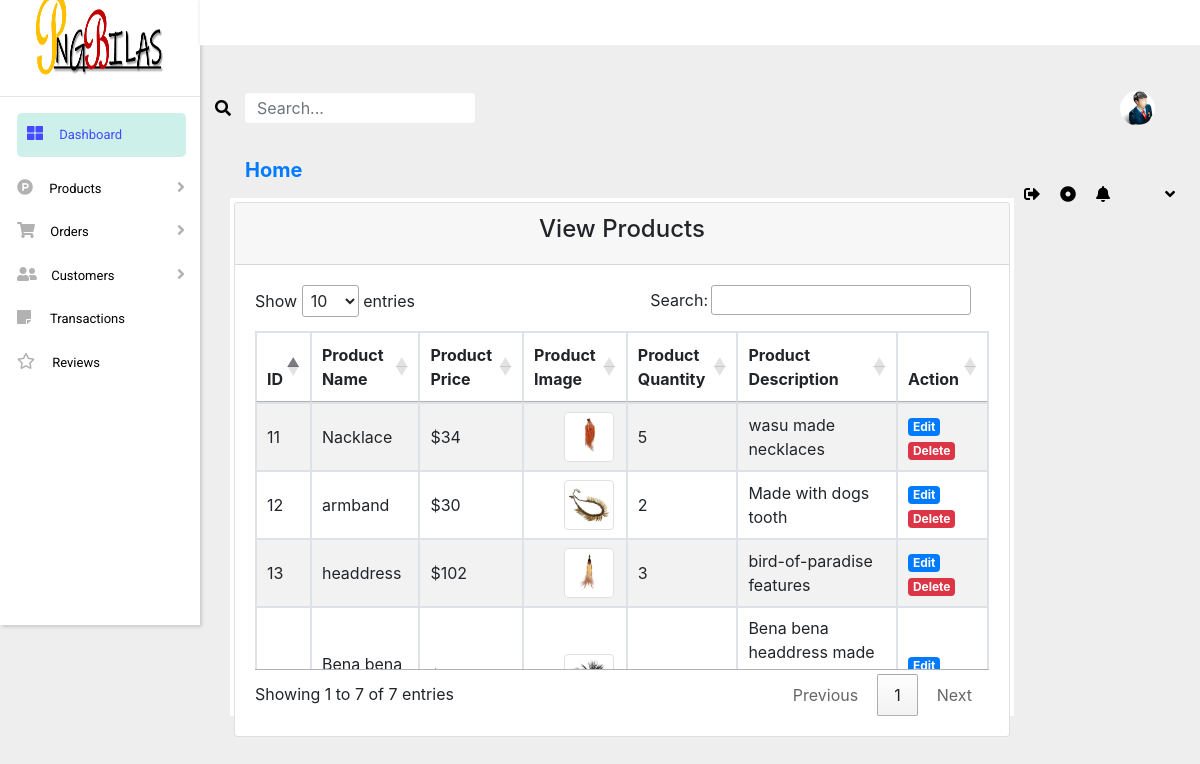
Page /admin/Index/view.php on the committed database.
### tables this page shows
CREATE TABLE `add_product` (
  `ID` int(5) NOT NULL,
  `pname` varchar(20) NOT NULL,
  `pprice` int(10) NOT NULL,
  `pimg` varchar(100) NOT NULL,
  `pquantity` int(20) NOT NULL,
  `pdesc` varchar(200) NOT NULL,
  `prating` float NOT NULL
);

### admin/Index/view.php (the view, shortened to what this page needs)
<?php
include 'include/header.php';
include 'include/sidebar.php';
include 'include/top-header.php';
?>
<div class="container-fluid body-area mt-5">
  <div class="row mt-2">
    <div class="col-md-12 col-sm-12">
      <h5 class="pt-4"><a href="/E-Commerce/ecom/admin/Index/index.php" style="text-decoration: none; font-weight: bold;">Home</a>
      </h5>
    </div>
  </div>
  <div class="row">
    <div class="col-md-12 col-sm-12 view-area mt-2 p-1">
      <div class="card">
        <div class="card-header">
          <h4 class="text-center">View Products</h4>
        </div>
        <div class="card-body">
          <table id="dtBasicExample"
            class="table table-responsive table-striped table-bordered  w-100 d-block d-md-table" cellspacing="0"
            width="100%">
            <thead>
              <th class="th-sm">ID
              </th>
              <th class="th-sm">Product Name
              </th>
              <th class="th-sm">Product Price
              </th>
              <th class="th-sm">Product Image
              </th>
              <th class="th-sm">Product Quantity
              </th>
              <th class="th-sm">Product Description
              </th>
              <th class="th-sm">Action
              </th>
            </thead>
            <tbody>
              <?php
            include 'Sql/config.php';
            ?>
              <?php
            $sql = "SELECT * FROM add_product";
            $table = mysqli_query($conn, $sql);
            if(mysqli_num_rows($table)>0){
                while ($row = mysqli_fetch_array($table)) {
                 ?>
              <tr>
                <td>
                  <?php echo $row['ID'];?>
                </td>
                <td>
                  <?php echo $row['pname'];?>
                </td>
                <td>
                  $<?php echo $row['pprice'];?>
                </td>
                <td><img src="img/uploads/<?php echo $row['pimg'];?>" class="img-thumbnail" height="50px" width="50px"
                    id="pimg"></td>
                <td>
                  <?php echo $row['pquantity'];?>
                </td>
                <td>
                  <?php echo $row['pdesc'];?>
                </td>
                <td><a href="edit_product.php?id=<?php echo $row['ID'];?>"
                    class="badge badge-primary">Edit</a>
                  <a href="Sql/p_delete.php?id=<?php echo $row['ID'];?>" class="badge badge-danger">Delete</a>
                </td>
              </tr>
              <?php
                            }
                          }
                          ?>
            </tbody>
          </table>
        </div>
      </div>
    </div>
  </div>
</div>
</div>
<?php
include 'include/footer.php';
?>

### admin/Index/css/style2.css (style rules this page uses)
body { margin: 0px; padding: 0px; background-color: #eee; }
.img-thumbnail { margin-left: 30px; }
.view-area { height: 518px; background-color: #fff; }

### rows in the picture
add_product: ID "11", pname "Nacklace", pprice "34", pimg (picture), pquantity "5", pdesc "wasu made necklaces"
add_product: ID "12", pname "armband", pprice "30", pimg (picture), pquantity "2", pdesc "Made with dogs tooth"
add_product: ID "13", pname "headdress", pprice "102", pimg (picture), pquantity "3", pdesc "bird-of-paradise features"
add_product: pname "Bena bena…", pimg (picture), pdesc "Bena bena headdress made…"
